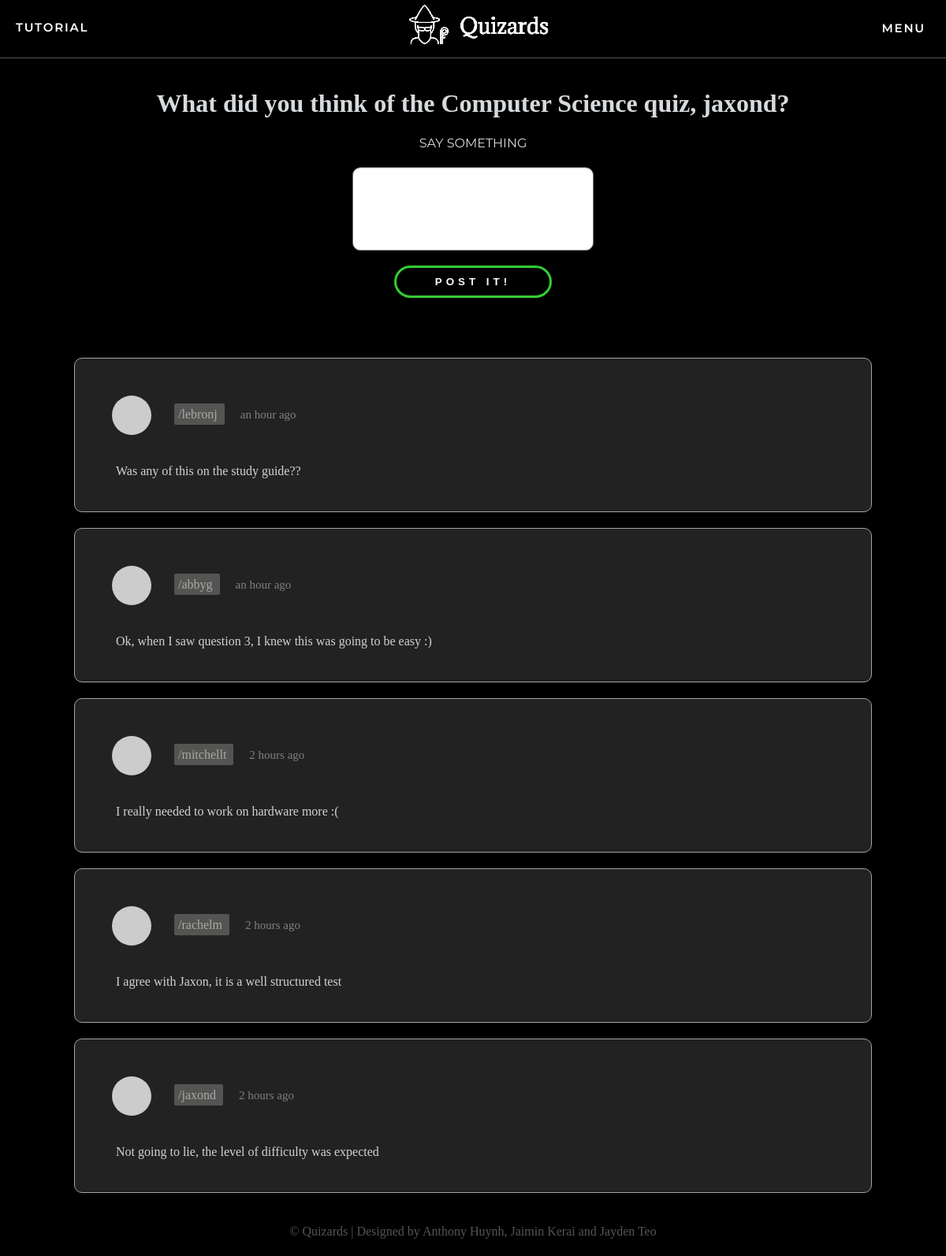
The page /quizzes/Computer Science/5/comments (signed in) on the database its author committed.
### app/models.py (models this page shows, shortened)
class User(UserMixin, db.Model):
    id = db.Column(db.Integer, primary_key=True)
    username = db.Column(db.String(64), index=True, unique=True)
    email = db.Column(db.String(120), index=True, unique=True)
    password_hash = db.Column(db.String(128))
    posts = db.relationship('Post', backref='author', lazy='dynamic')
    authorOf = db.relationship('Quizzes', backref='author', lazy='dynamic')
    admin = db.Column(db.Boolean, unique=False, default=False)
    marksOf = db.relationship('quizMarks', backref='markOf', lazy='dynamic')
    longanswers = db.relationship('LongAnswers', backref='user', lazy='dynamic')
    def doneQuiz(self, quizid):
        quiz_done = quizMarks.query.filter_by(quiz_id=quizid,user_id=self.id).count()
        return quiz_done != 0
    def avatar(self, size):
        digest = md5(self.email.lower().encode('utf-8')).hexdigest()
        return 'https://www.gravatar.com/avatar/{}?d=identicon&s={}'.format(
            digest, size)
    about_me = db.Column(db.String(140))
    last_seen = db.Column(db.DateTime, default=datetime.utcnow)
    followed = db.relationship(
        'User', secondary=followers,
        primaryjoin=(followers.c.follower_id == id),
        secondaryjoin=(followers.c.followed_id == id),
        backref=db.backref('followers', lazy='dynamic'), lazy='dynamic')

class Post(db.Model):
    id = db.Column(db.Integer, primary_key=True)
    body = db.Column(db.String(140))
    timestamp = db.Column(db.DateTime, index=True, default=datetime.utcnow)
    user_id = db.Column(db.Integer, db.ForeignKey('user.id'))
    quiz_id = db.Column(db.Integer, db.ForeignKey('quizzes.id'))

### app/routes.py (the view, shortened to what this page needs)
@app.route('/quizzes/<quizname>/<quizid>/comments', methods=['GET', 'POST'])
@login_required
def comments(quizname, quizid):
    if not current_user.doneQuiz(quizid):
        flash("You must complete the quiz before you can comment.", 'alertError')
        return redirect(url_for('quizzes', quizid=quizid,  quizname=quizname))
    form = PostForm()
    page = request.args.get('page', 1, type=int)
    posts = Post.query.filter_by(quiz_id=quizid).order_by(Post.timestamp.desc()).paginate(
        page, app.config['POSTS_PER_PAGE'], False)
    next_url = url_for('quizzes', page=posts.next_num) \
        if posts.has_next else None
    prev_url = url_for('quizzes', page=posts.prev_num) \
        if posts.has_prev else None
    return render_template('index.html', title=quizname, form=form,
                           posts=posts.items, next_url=next_url,
                           prev_url=prev_url, quizname=quizname)

### app/forms.py
class PostForm(FlaskForm):
    post = TextAreaField('Say something', validators=[
        DataRequired(), Length(min=1, max=140)])
    submit = SubmitField('Post it!')

### app/models.py (called while the page is built)
@login.user_loader
def load_user(id):
    return User.query.get(int(id))

### app/routes.py (called while the page is built)
@app.before_request
def before_request():
    if current_user.is_authenticated:
        g.user = load_user(current_user.id)
        current_user.last_seen = datetime.utcnow()
        db.session.commit()

### app/templates/index.html (shortened to what this page needs)
{% extends "base.html" %}
{% block content %}
    <h1>What did you think of the {{ quizname }} quiz, {{ current_user.username }}?</h1>
    {% if form %}
    <form action="" method="post">
        <p>
            {{ form.post.label(class="postlabel") }}<br>
            {{ form.post(class='postbox') }}<br>
        </p>
        <p>{{ form.submit(class="postbtn") }}</p>
    </form>
    {% endif %}
    {% for post in posts %}
        {% include '_post.html' %}
    {% endfor %}
{% endblock %}

### app/templates/_post.html
<div class="row" onclick="location.href='{{ url_for('user', username=post.author.username) }}';" style="cursor:pointer;">
    <table>
        <tr>
            <td colspan=100%;>
                <img src="{{ post.author.avatar(36) }}" class=profile-pic>
                <a href="{{ url_for('user', username=post.author.username) }}" class = "author">
                    /{{ post.author.username }}
                </a><span class="date">{{ moment(post.timestamp).fromNow() }}</span>
        </tr>
        <tr>
            <td colspan=5, class="desc">
                {{ post.body }}
            </td>
        </tr>
    </table>
</div>

### app/static/css/styles.css (style rules this page uses)
body { margin: 0; padding: 0; height: 100vh; font-family: Verdana; background-color: black; color: rgb(215, 218, 220); }
.row { position:relative; left: 50%; transform: translate(-50%, 0%); max-width: 1000px; width: 80%; background: #222222; padding: 25px; border-radius: 10px; margin-bottom: 20px; border: 1px solid #A5A4A4; }
.profile-pic { border-radius: 50%; padding: 5px; width:50px; margin-top:0px; vertical-align: middle; }
.author { margin: 20px; color: rgb(168, 168, 168); padding: 5px; text-decoration: none; background-color: RGBA(84, 84, 82, 1); border-radius:2px; text-align: center; }
.desc { color: lightgrey; padding-left:25px; }
.date { font-size:15px; color: grey; padding-top:15px; }
.assessments th, td { padding: 15px; text-align: left; }
html, body { height:100%; position:relative; overflow:auto; }
.postlabel { font-family: 'Montserrat'; text-transform: uppercase; }
.postbox { resize: none; transform: translate(0%, 20%); height: 100px; width: 300px; border-radius: 10px; }
.postbtn { border: 0; margin-top: 20px; margin-bottom: 60px; padding: 10px; width: 200px; background: black; border: 3px solid limegreen; color: white; text-transform: uppercase; letter-spacing: 5px; font-weight: bold; border-radius: 25px; cursor: pointer; }

### rows shown on the page
User: username "jaxond"
Post: author.username "lebronj", timestamp "an hour ago", body "Was any of this on the study guide??"
Post: author.username "abbyg", timestamp "an hour ago", body "Ok, when I saw question 3, I knew this was going to be easy :)"
Post: author.username "mitchellt", timestamp "2 hours ago", body "I really needed to work on hardware more :("
Post: author.username "rachelm", timestamp "2 hours ago", body "I agree with Jaxon, it is a well structured test"
Post: author.username "jaxond", timestamp "2 hours ago", body "Not going to lie, the level of difficulty was expected"

### other values the page prints
{{ quizname }} "Computer Science"
